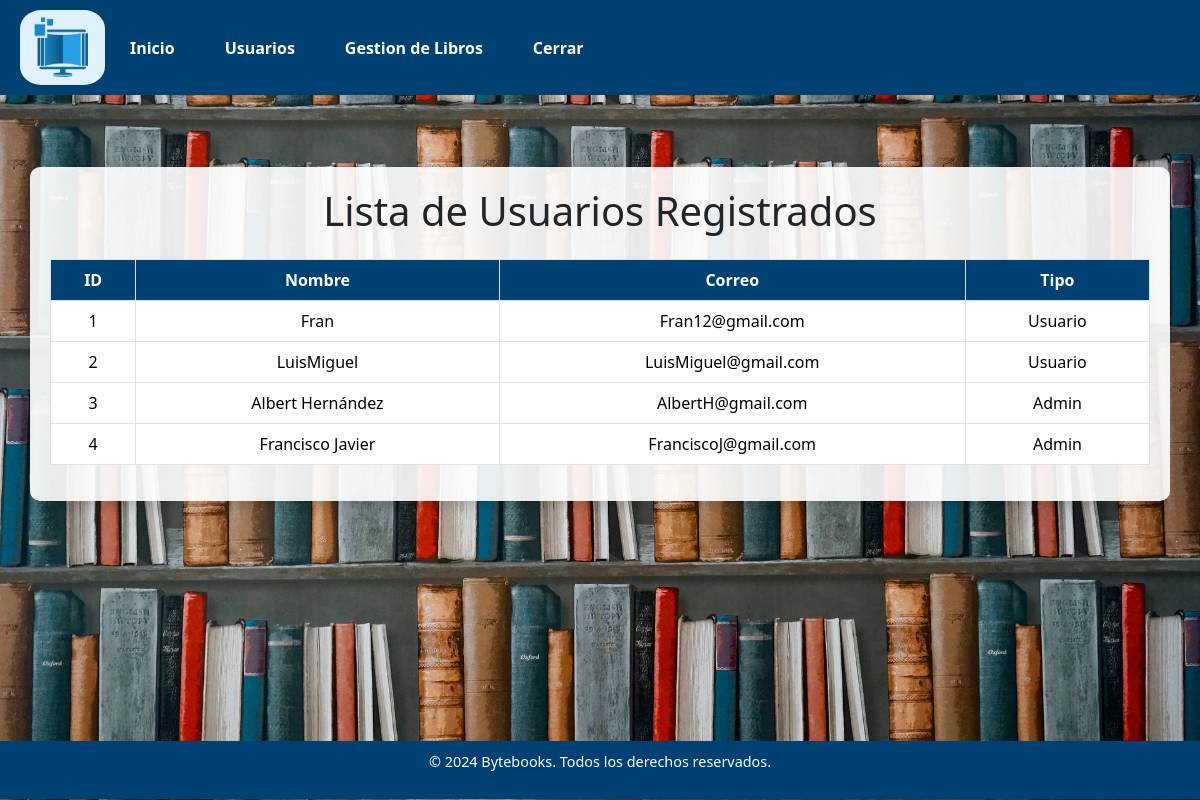
/admin/users (signed in), run on an earlier commit of the app's database.
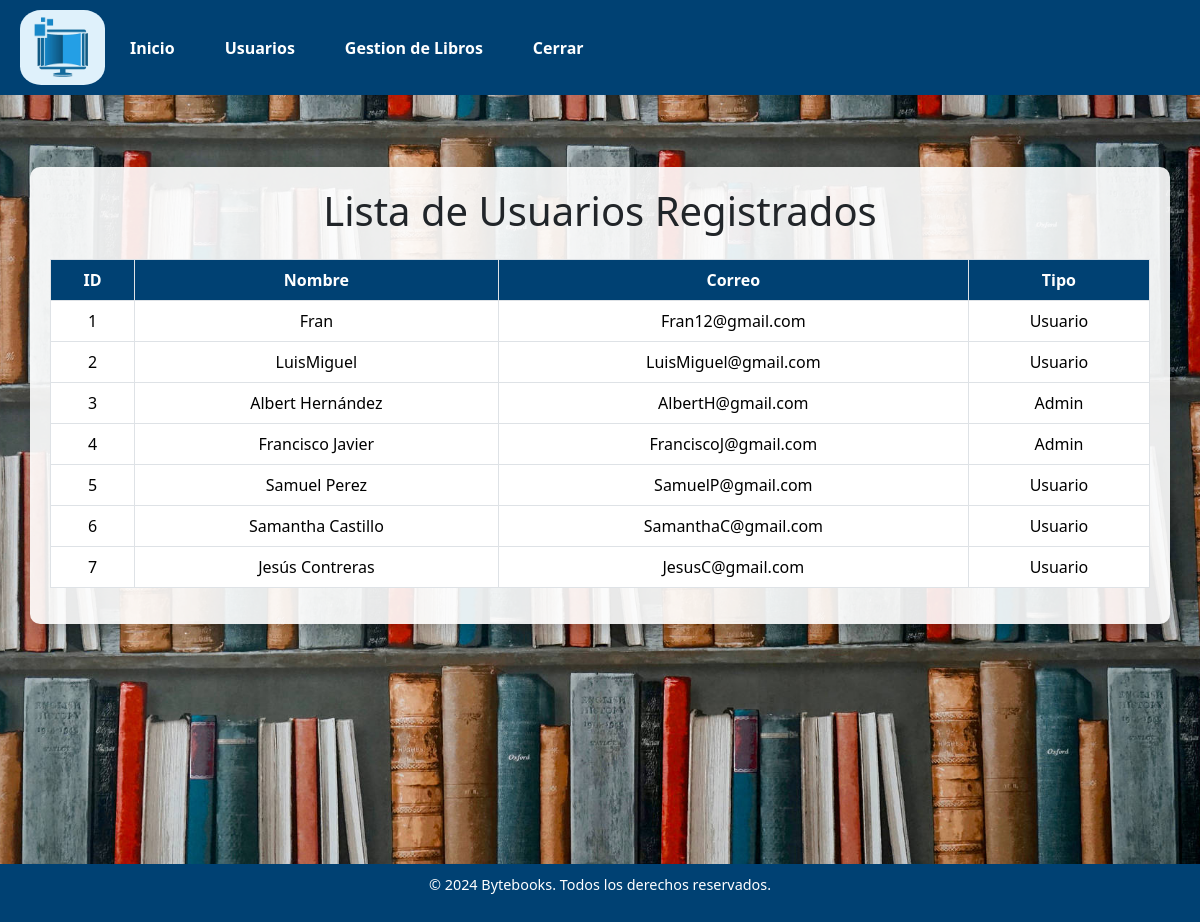
And on a later commit of the database.
### models.py (models this page shows, shortened)
class Usuario(db.Model):
    __tablename__ = 'usuario'
    id = db.Column(db.Integer, primary_key=True)  # ID único
    nombre = db.Column(db.String(80), nullable=False)  # Nombre del usuario
    correo = db.Column(db.String(120), unique=True, nullable=False)  # Correo único
    password = db.Column(db.String(120), nullable=False)  # Contraseña
    is_admin = db.Column(db.Boolean, default=False)  # Indicador si es administrador o no

### routes/admin_routes.py (the view)
@admin_bp.route('/users')
@admin_required
def users():
    usuarios = Usuario.query.all()
    return render_template('users.html', usuarios=usuarios)

### routes/admin_routes.py (called while the page is built)
def admin_required(f):
    @wraps(f)
    def decorated_function(*args, **kwargs):
        if 'user_id' not in session:
            return redirect(url_for('byte.login'))  # Redirige al login si no está autenticado
        user = Usuario.query.get(session['user_id'])
        if not user or not user.is_admin:
            return redirect(url_for('user.index'))
        return f(*args, **kwargs)
    return decorated_function

### templates/admin/users.html (shortened to what this page needs)
<!DOCTYPE html>
<html lang="es">
<head>
    <link href="https://cdn.jsdelivr.net/npm/bootstrap@5.3.2/dist/css/bootstrap.min.css" rel="stylesheet">
</head>
<body>
    {% include 'admin/Cabecera.html' %}
    <br>
    <br>
    <div class="container my-4 table-container">
        <h1 class="text-center mb-4">Lista de Usuarios Registrados</h1>
        <div class="table-responsive">
            <table class="table table-bordered">
                <thead>
                    <tr>
                        <th>ID</th>
                        <th>Nombre</th>
                        <th>Correo</th>
                        <th>Tipo</th>
                    </tr>
                </thead>
                <tbody>
                    {% for usuario in usuarios %}
                    <tr>
                        <td>{{ usuario.id }}</td>
                        <td>{{ usuario.nombre }}</td>
                        <td>{{ usuario.correo }}</td>
                        <td>
                            {% if usuario.is_admin %}
                                Admin
                            {% else %}
                                Usuario
                            {% endif %}
                        </td>
                    </tr>
                    {% else %}
                    <tr>
                        <td colspan="3">No hay usuarios registrados.</td>
                    </tr>
                    {% endfor %}
                </tbody>
            </table>
        </div>
    </div>
    <br>
    <br>
    <br>
    <br>
    <br>
    <br>
    <br>
    <br>
    <br>
    {% include 'admin/Pie.html' %}
</body>
</html>

### templates/admin/Cabecera.html
<nav style="background-color: #004173; color: white; padding: 10px 20px; display: flex; justify-content: space-between; align-items: center; width: 100%; box-sizing: border-box; margin: 0;">
    <div>
        <a href="/">
            <img src="/static/images/Logo0.jpg" alt="Logo Bytebooks" style="width: 85px; height: 75px; border-radius: 25%;">
        </a>
    </div>
    <ul style="list-style: none; display: flex; margin: 0; padding: 0; justify-content: flex-start; flex-grow: 1;">
        <li style="margin: 0 15px;">
            <a href="{{ url_for('admin.dashboard') }}" style="text-decoration: none; color: white; font-weight: bold; padding: 5px 10px; transition: background-color 0.3s; border-radius: 5px;" onmouseover="this.style.backgroundColor='#005a99'" onmouseout="this.style.backgroundColor='transparent'">Inicio</a>
        </li>
        <li style="margin: 0 15px;">
            <a href="/admin/users" style="text-decoration: none; color: white; font-weight: bold; padding: 5px 10px; transition: background-color 0.3s;">Usuarios</a>
        </li>
        <li style="margin: 0 15px;">
            <a href="/admin/add_book" style="text-decoration: none; color: white; font-weight: bold; padding: 5px 10px; transition: background-color 0.3s; border-radius: 5px;" onmouseover="this.style.backgroundColor='#005a99'" onmouseout="this.style.backgroundColor='transparent'">Gestion de Libros</a>
            <li style="margin: 0 15px;">
            <a href="{{ url_for('byte.logout') }}" style="text-decoration: none; color: white; font-weight: bold; padding: 5px 10px; transition: background-color 0.3s; border-radius: 5px;" onmouseover="this.style.backgroundColor='#005a99'" onmouseout="this.style.backgroundColor='transparent'">Cerrar</a>
        </li>
    </ul>
</nav>

### templates/admin/Pie.html (shortened to what this page needs)
<footer style="background-color: #004173; color: white; padding: 10px 0; text-align: center; font-size: 0.9rem;">
    <p>&copy; 2024 Bytebooks. Todos los derechos reservados.</p>
</footer>
</body>
</html>

### templates/admin/users.html (style rules this page uses)
body { height: 100%; margin: 0; background-image: url('/static/images/Fondo.jpg'); background-size: cover; background-repeat: no-repeat; background-attachment: fixed; background-position: center; }
.table-container { margin-top: 30px; background-color: rgba(255, 255, 255, 0.9); padding: 20px; border-radius: 10px; box-shadow: 0 4px 15px rgba(0, 0, 0, 0.2); }
.table th, .table td { vertical-align: middle; text-align: center; }
.table th { background-color: #004173; color: white; }

What changed in the data, as far as the page shows it:
added Usuario: id "5", nombre "Samuel Perez", correo "SamuelP@gmail.com", is_admin "Usuario"
added Usuario: id "6", nombre "Samantha Castillo", correo "SamanthaC@gmail.com", is_admin "Usuario"
added Usuario: id "7", nombre "Jesús Contreras", correo "JesusC@gmail.com", is_admin "Usuario"
